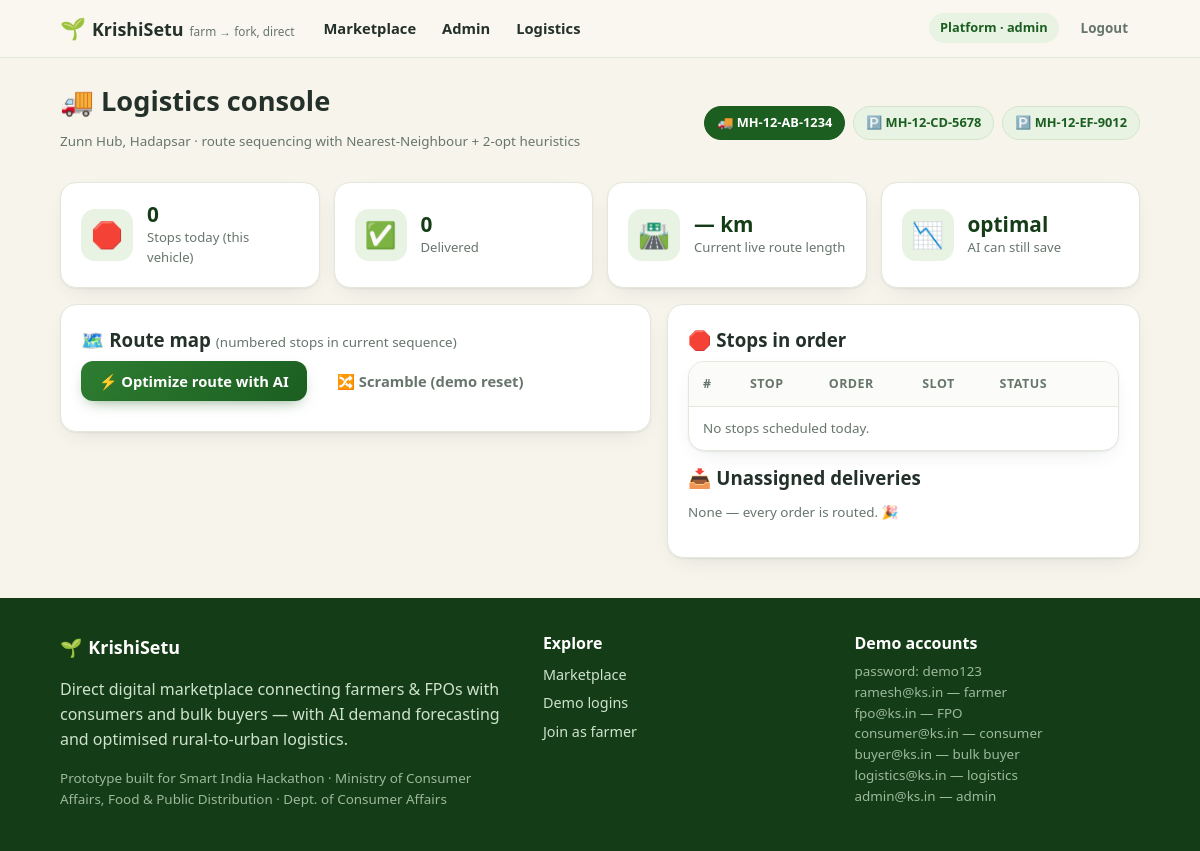
The page /logistics (signed in) on the database its author committed.
### tables this page shows
CREATE TABLE users(
  id INTEGER PRIMARY KEY AUTOINCREMENT, name TEXT NOT NULL, email TEXT UNIQUE NOT NULL,
  password_hash TEXT NOT NULL, role TEXT NOT NULL CHECK(role IN
    ('farmer','consumer','buyer','logistics','admin')),
  phone TEXT, address TEXT, lat REAL, lng REAL,
  created_at TEXT DEFAULT (date('now')));

CREATE TABLE vehicles(
  id INTEGER PRIMARY KEY AUTOINCREMENT, code TEXT UNIQUE, vtype TEXT,
  capacity_kg REAL, hub TEXT, hub_lat REAL, hub_lng REAL, status TEXT DEFAULT 'idle');

### app.py (the view)
@app.route("/logistics")
@login_required("logistics", "admin")
def logistics():
    vid = request.args.get("v", type=int)
    vehicles = q("SELECT * FROM vehicles ORDER BY id")
    on_route = q("SELECT vehicle_id FROM deliveries WHERE ddate=? AND status!='delivered' "
                 "AND vehicle_id IS NOT NULL LIMIT 1", (g.today.isoformat(),), one=True)
    if not vid and on_route:
        vid = on_route["vehicle_id"]
    if not vid and vehicles:
        vid = vehicles[0]["id"]
    stops = [dict(s) for s in q(
        "SELECT d.*, o.status AS ostatus FROM deliveries d LEFT JOIN orders o ON o.id=d.order_id "
        "WHERE d.vehicle_id=? AND d.ddate=? ORDER BY d.seq", (vid, g.today.isoformat()))] if vid else []
    live = [s for s in stops if s["status"] != "delivered"]
    cur_km = opt = None
    if len(live) >= 2:
        pts = [{"lat": s["lat"], "lng": s["lng"]} for s in live]
        cur_km = route_length_km(HUB, list(range(len(pts))), pts)
        opt = optimize_route(HUB, pts)
    pending = q("SELECT d.* FROM deliveries d "
                "WHERE d.vehicle_id IS NULL AND d.status='pending' AND d.ddate>=?",
                (g.today.isoformat(),))
    kpi = dict(stops=len(stops), done=sum(1 for s in stops if s["status"] == "delivered"),
               vehicles=len([v for v in vehicles if v["status"] == "on_route"]))
    return render_template("logistics/dashboard.html", vehicles=vehicles, vid=vid,
                           stops=stops, live=live, cur_km=cur_km, opt=opt,
                           pending=pending, kpi=kpi, hub=HUB,
                           map=route_map(HUB, stops))

### app.py (called while the page is built, shortened)
def get_db():
    if "db" not in g:
        g.db = sqlite3.connect(DB)
        g.db.row_factory = sqlite3.Row
        g.db.execute("PRAGMA foreign_keys = ON")
    return g.db

@app.before_request
def set_today():
    g.today = date.today()

def q(sql, args=(), one=False):
    cur = get_db().execute(sql, args)
    rows = cur.fetchall()
    return (rows[0] if rows else None) if one else rows

def current_user():
    uid = session.get("uid")
    if not uid:
        return None
    if "cu" not in g:
        g.cu = q("SELECT * FROM users WHERE id=?", (uid,), one=True)
    return g.cu

def login_required(*roles):
    def deco(fn):
        @wraps(fn)
        def wrapper(*a, **kw):
            u = current_user()
            if not u:
                flash("Please log in to continue.", "warn")
                return redirect(url_for("login", next=request.path))
            if roles and u["role"] not in roles:
                flash("That page isn't available for your account.", "warn")
                return redirect(url_for("index"))
            return fn(*a, **kw)
        return wrapper
    return deco

@app.context_processor
def inject_globals():
    cart = session.get("cart", {})
    return dict(user=current_user(),
                cart_count=sum(cart.values()),
                today=date.today(),
                STEPS=STEPS)

def route_map(depot, stops, w=700, h=360):
    if not stops:
        return ""

### templates/logistics/dashboard.html (shortened to what this page needs)
{% extends "base.html" %}
{% block content %}
<div class="wrap">
  <div class="page-head">
    <div><h1>🚚 Logistics console</h1>
      <p class="fine">{{ hub['name'] }} · route sequencing with Nearest-Neighbour + 2-opt heuristics</p></div>
    <div class="chip-row tight">
      {% for v in vehicles %}
      <a class="mchip {{ 'active' if v['id'] == vid }}" href="{{ url_for('logistics', v=v['id']) }}">
        {{ '🚚' if v['status'] == 'on_route' else '🅿️' }} {{ v['code'] }}</a>
      {% endfor %}
    </div>
  </div>
  <div class="kpi-row">
    <div class="card kpi"><span class="kicon">🛑</span><div><div class="kval">{{ kpi['stops'] }}</div><div class="klab">Stops today (this vehicle)</div></div></div>
    <div class="card kpi"><span class="kicon">✅</span><div><div class="kval">{{ kpi['done'] }}</div><div class="klab">Delivered</div></div></div>
    <div class="card kpi"><span class="kicon">🛣️</span><div><div class="kval">{{ '%.1f'|format(cur_km) if cur_km else '—' }} km</div><div class="klab">Current live route length</div></div></div>
    <div class="card kpi"><span class="kicon">📉</span><div><div class="kval">{{ opt['km_saved']|string + ' km' if opt and opt['km_saved'] > 0.3 else 'optimal' }}</div><div class="klab">AI can still save</div></div></div>
  </div>
  <div class="two-col wide-map">
    <div class="card">
      <h3>🗺️ Route map <span class="fine">(numbered stops in current sequence)</span></h3>
      <div class="cta-row">
        <form method="post" action="{{ url_for('logistics_optimize', vid=vid) }}">
          <button class="btn primary" {{ 'disabled' if opt and opt['km_saved'] < 0.3 }}>⚡ Optimize route with AI</button>
        </form>
        <form method="post" action="{{ url_for('logistics_scramble', vid=vid) }}">
          <button class="btn ghost">🔀 Scramble (demo reset)</button>
        </form>
      </div>
    </div>
    <div class="card">
      <h3>🛑 Stops in order</h3>
      <div class="card table-card flush">
        <table>
          <thead><tr><th>#</th><th>Stop</th><th>Order</th><th>Slot</th><th>Status</th><th></th></tr></thead>
          <tbody>
            {% for s in stops %}
            <tr class="{{ 'dim' if s['status'] == 'delivered' }}">
              <td><span class="stopnum">{{ loop.index }}</span></td>
              <td><b>{{ s['stop_name'] }}</b><div class="fine">{{ s['address'][:42] }}{% if s['address']|length > 42 %}…{% endif %}</div></td>
              <td>{% if s['order_id'] %}<a class="fine" href="{{ url_for('track', oid=s['order_id']) }}">#{{ s['order_id'] }}</a>{% else %}—{% endif %}</td>
              <td class="fine">{{ s['slot'] }}</td>
              <td><span class="badge {{ 'st-delivered' if s['status'] == 'delivered' else 'st-in_transit' }}">{{ s['status'] }}</span></td>
              <td>
                {% if s['status'] != 'delivered' and s['order_id'] %}
                <form method="post" action="{{ url_for('logistics_delivered', did=s['id']) }}"><button class="btn soft sm">✓ Delivered</button></form>
                {% endif %}
              </td>
            </tr>
            {% else %}<tr><td colspan="6" class="fine">No stops scheduled today.</td></tr>{% endfor %}
          </tbody>
        </table>
      </div>
      <h3>📥 Unassigned deliveries</h3>
      {% for s in pending %}
      <div class="qrow"><b>#{{ s['order_id'] }} · {{ s['stop_name'] }}</b><span class="fine">{{ s['slot'] }} · {{ s['ddate'] }}</span></div>
      {% else %}<p class="fine">None — every order is routed. 🎉</p>{% endfor %}
    </div>
  </div>
</div>
{% endblock %}

### templates/base.html (shortened to what this page needs)
<!doctype html>
<html lang="en">
<head>
<link rel="stylesheet" href="{{ url_for('static', filename='css/style.css') }}">
</head>
<body>
<header class="topbar">
  <div class="wrap nav">
    <a class="brand" href="{{ url_for('index') }}"><span class="leaf">🌱</span> <b>KrishiSetu</b><span class="tagline">farm → fork, direct</span></a>
    <nav class="links">
      <a href="{{ url_for('marketplace') }}">Marketplace</a>
      {% if user and user.role == 'farmer' %}
        <a href="{{ url_for('farmer_dash') }}">Dashboard</a>
        <a href="{{ url_for('farmer_insights') }}">AI Insights</a>
        <a href="{{ url_for('farmer_listings') }}">My Listings</a>
      {% elif user and user.role == 'buyer' %}
        <a href="{{ url_for('buyer_dash') }}">Buyer Hub</a>
        <a href="{{ url_for('orders') }}">My Orders</a>
      {% elif user and user.role == 'consumer' %}
        <a href="{{ url_for('orders') }}">My Orders</a>
      {% elif user and user.role == 'logistics' %}
        <a href="{{ url_for('logistics') }}">Logistics Console</a>
      {% elif user and user.role == 'admin' %}
        <a href="{{ url_for('admin') }}">Admin</a>
        <a href="{{ url_for('logistics') }}">Logistics</a>
      {% endif %}
    </nav>
    <div class="nav-right">
      {% if user %}
        <span class="chip">{{ user.name.split(' ')[0] }} · {{ user.role }}</span>
        <form method="post" action="{{ url_for('logout') }}" class="inline"><button class="btn ghost sm">Logout</button></form>
      {% else %}
        <a class="btn ghost sm" href="{{ url_for('login') }}">Login</a>
        <a class="btn primary sm" href="{{ url_for('register') }}">Join free</a>
      {% endif %}
    </div>
  </div>
</header>
<main>{% block content %}{% endblock %}</main>
<footer>
  <div class="wrap cols">
    <div>
      <div class="brand">🌱 <b>KrishiSetu</b></div>
      <p>Direct digital marketplace connecting farmers &amp; FPOs with consumers and bulk buyers — with AI demand forecasting and optimised rural-to-urban logistics.</p>
      <p class="fine">Prototype built for Smart India Hackathon · Ministry of Consumer Affairs, Food &amp; Public Distribution · Dept. of Consumer Affairs</p>
    </div>
    <div>
      <h4>Explore</h4>
      <a href="{{ url_for('marketplace') }}">Marketplace</a>
      <a href="{{ url_for('login') }}">Demo logins</a>
      <a href="{{ url_for('register') }}">Join as farmer</a>
    </div>
    <div>
      <h4>Demo accounts</h4>
      <span class="fine">password: demo123</span>
      <span class="fine">ramesh@ks.in — farmer</span>
      <span class="fine">fpo@ks.in — FPO</span>
      <span class="fine">consumer@ks.in — consumer</span>
      <span class="fine">buyer@ks.in — bulk buyer</span>
      <span class="fine">logistics@ks.in — logistics</span>
      <span class="fine">admin@ks.in — admin</span>
    </div>
  </div>
</footer>
</body>
</html>

### rows shown on the page
users: name "Platform", role "admin"
vehicles: status "🚚", code "MH-12-AB-1234"
vehicles: status "🅿️", code "MH-12-CD-5678"
vehicles: status "🅿️", code "MH-12-EF-9012"

### other values the page prints
{{ hub['name'] }} "Zunn Hub, Hadapsar"
{{ kpi['stops'] }} "0"
{{ kpi['done'] }} "0"
{{ '%.1f'|format(cur_km) if cur_km else '—' }} "—"
